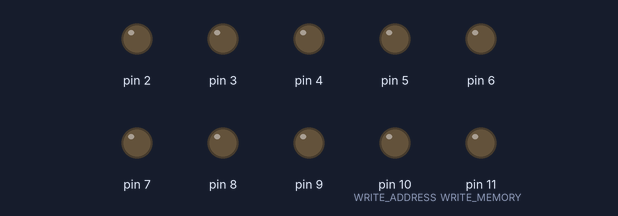
This sketch was run on a simulated Arduino Uno, built with avr-gcc and run on an emulated ATmega328P. Shown: output pins drawn as LEDs (lit = HIGH). Pins used as bus, display or sensor lines are not drawn.

Above: at 0.1 s.
At 1.9 s:
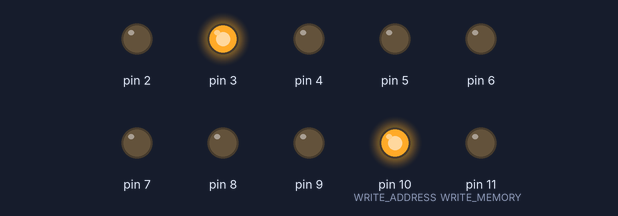
At 3.9 s:
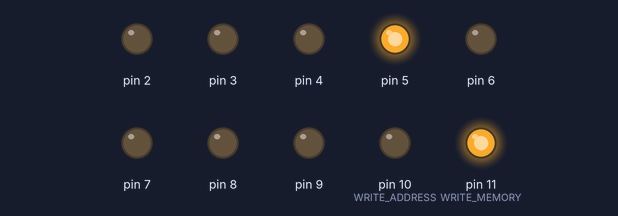
At 7.5 s:
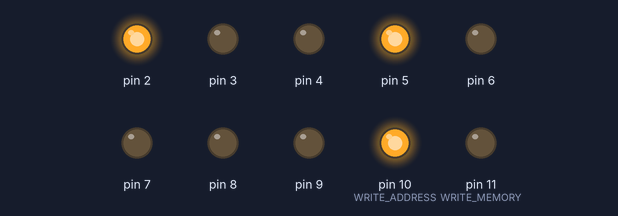
At 11.5 s:
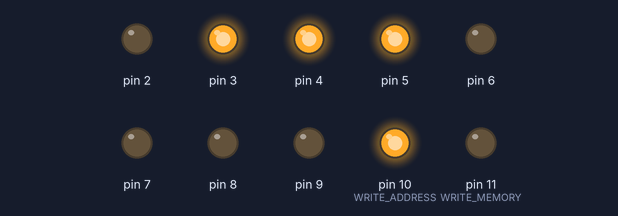
At 15.3 s:
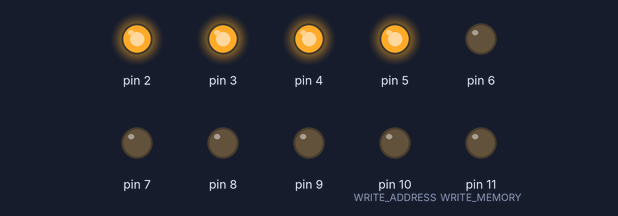
Timing chart, 0 to 16.8 s (numbered marks = the images above):
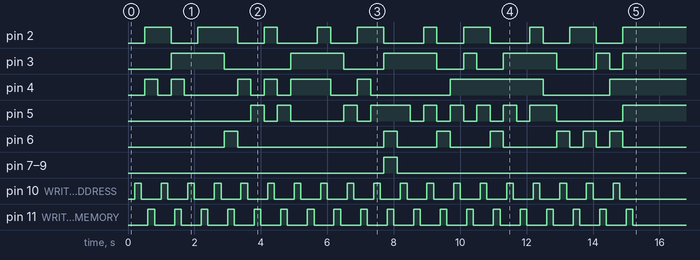

The sketch:

Ard_programmer_8b.ino
```cpp
/*
  Blink
*/
#define EEPROM_D0 2
#define EEPROM_D7 9

#define WRITE_ADDRESS 10
#define WRITE_MEMORY 11

#define CLOCK 12

#define SIGNAL_DELAY 100


//OPCODES
#define LDA 1
#define ADD 2
#define SUB 3
#define STA 4
#define LDI 5
#define JMP 6
#define JC  7
#define JZ  8
#define JEQ 9
#define OUT 14
#define HLT 15

// the setup function runs once when you press reset or power the board
void setup() {
    for (int pin = EEPROM_D0; pin <= EEPROM_D7; pin += 1) {
        pinMode(pin, OUTPUT);
    }

    digitalWrite(CLOCK, LOW);

    digitalWrite(WRITE_ADDRESS, LOW);
    digitalWrite(WRITE_MEMORY, LOW);

    pinMode(CLOCK, OUTPUT);
    pinMode(WRITE_ADDRESS, OUTPUT);
    pinMode(WRITE_MEMORY, OUTPUT);

    delay(SIGNAL_DELAY);


    writeRAM(0, LDI);
    writeRAM(1, 6);

    writeRAM(2, SUB);
    writeRAM(3, 17);

    writeRAM(4, JZ);
    writeRAM(5, 8);

    writeRAM(6, JMP);
    writeRAM(7, 2);

    writeRAM(8, LDI);
    writeRAM(9, 250);

    writeRAM(10, ADD);
    writeRAM(11, 16);

    writeRAM(12, JC);
    writeRAM(13, 20);

    writeRAM(14, JMP);
    writeRAM(15, 10);

    writeRAM(16, 1);
    writeRAM(17, 2);
    writeRAM(20, HLT);
}


void writeRAM(int address, int data) {
    setAddress(address);
    delay(SIGNAL_DELAY);
    storeInMemory(data);
    delay(SIGNAL_DELAY);
}

void setAddress(int address) {
    setBusData(address);
    delay(SIGNAL_DELAY);
    writeSignal(WRITE_ADDRESS);
}

void storeInMemory(int data) {
    setBusData(data);
    delay(SIGNAL_DELAY);
    writeSignal(WRITE_MEMORY);
}

void setBusData(int data) {
    for (int pin = EEPROM_D0; pin <= EEPROM_D7; pin += 1) {
        digitalWrite(pin, data & 1);
        data = data >> 1;
    }
}

void writeSignal(int signal) {
    digitalWrite(signal, HIGH);
    delay(SIGNAL_DELAY);
    pulseClock();
    digitalWrite(signal, LOW);
}

void pulseClock() {
    digitalWrite(CLOCK, HIGH);
    delay(SIGNAL_DELAY);
    digitalWrite(CLOCK, LOW);
}

// the loop function runs over and over again forever
void loop() {

}
```
